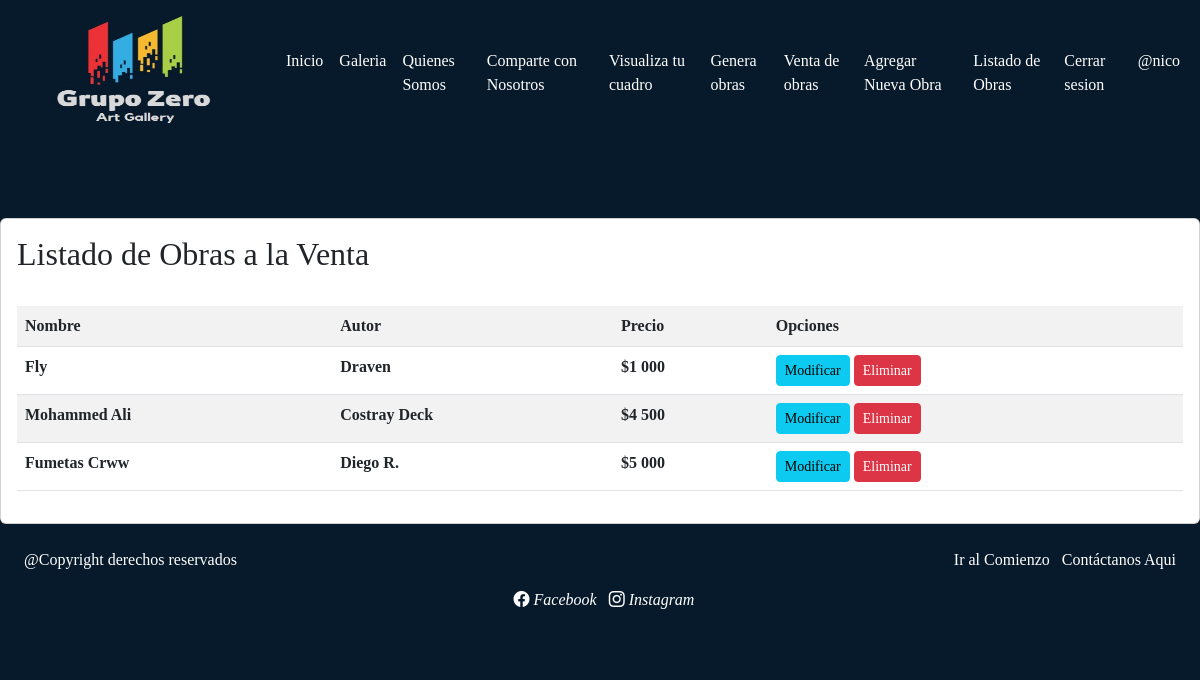
Before: /listar-producto/ (signed in) with the older database file.
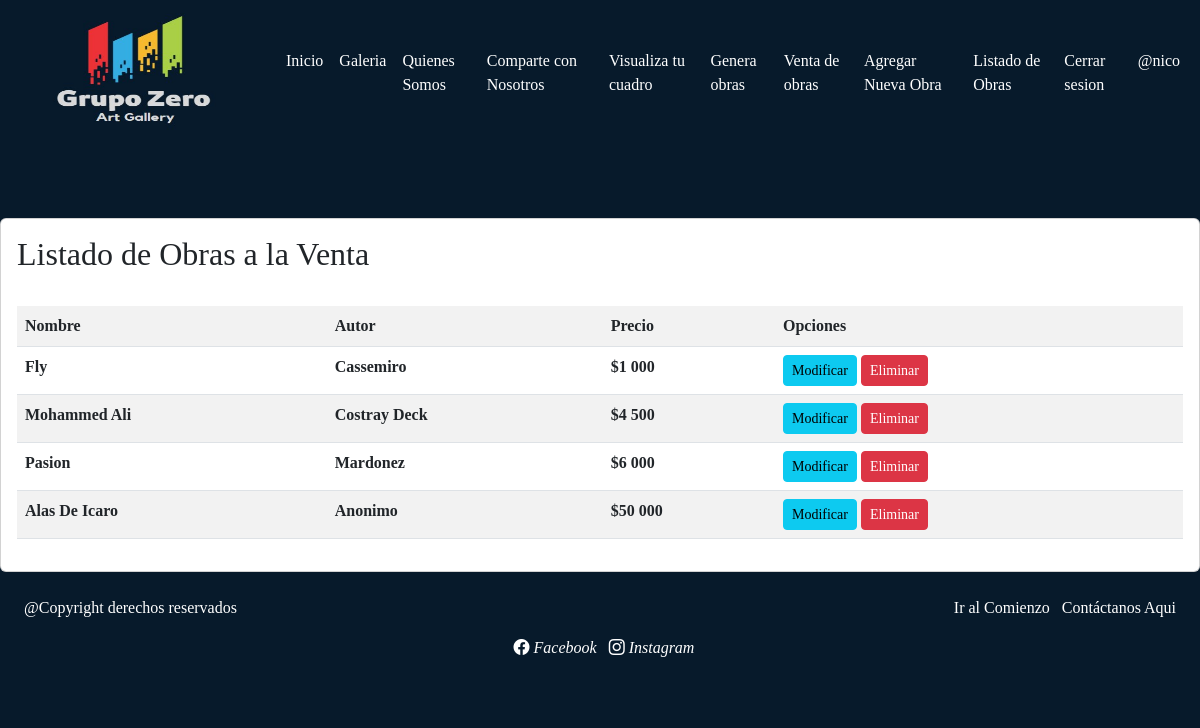
After: the same page with the newer database file.
### web/models.py (models this page shows, shortened)
class Obras(models.Model):
    nombre = models.CharField(max_length=50)
    autor = models.CharField(max_length=50)
    precio = models.IntegerField()
    descripcion = models.TextField()
    imagen = models.ImageField(upload_to="obras", null=True)

### web/views.py (the view)
# urls.py: path('listar-producto/', listar_producto, name='listar_producto'),
@permission_required('app.view_obra')
def listar_producto(request):
    productos = Obras.objects.all()
    data = {
        'productos': productos
    }
    return render(request, 'web/productos/listar.html', data)

### web/context_processor.py (called while the page is built)
def total_carrito(request):
    total = 0
    if request.user.is_authenticated:
        if "carrito" in request.session.keys():
            for key, value in request.session["carrito"].items():
                total += int(value["acumulado"])
    return {"total_carrito": total}

### web/templates/web/productos/listar.html (shortened to what this page needs)
{% extends 'web/base.html' %}
{% block contenido %}
{% load humanize %}
<br>
<br>
<br>
<div class="card">
    <card class="card-body">
        <h2>Listado de Obras a la Venta</h2>
        <hr>
        <table class="table table-striped table-hover table-responsive-sm">
            <tr>
                <th>Nombre</th>
                <th>Autor</th>
                <th>Precio</th>
                <th>Opciones</th>
            </tr>
            {% for p in productos %}
            <tr>
                <th>{{ p.nombre | title  }}</th>
                <th>{{ p.autor | title  }} </th>
                <th>${{ p.precio | intcomma }}</th>
                <th>
                    {% if perms.app.change_obras %}
                    <a href="{% url 'modificar_producto' p.id %}" class="btn btn-info btn-sm">Modificar</a>
                    {% endif %}
                    {% if perms.app.delete_obras %}
                    <a href="#" onclick="eliminar_producto({{p.id}})" class="btn btn-danger btn-sm">Eliminar</a>
                    {% endif %}
                </th>
            </tr>
            {% endfor %}
        </table>
    </card>
</div>
{% endblock %}

Changed rows visible on the page:
removed Obras: nombre "Fumetas Crww", autor "Diego R.", precio "5 000"
changed Obras "Fly": autor "Draven" → "Cassemiro"
added Obras: nombre "Pasion", autor "Mardonez", precio "6 000"
added Obras: nombre "Alas De Icaro", autor "Anonimo", precio "50 000"
